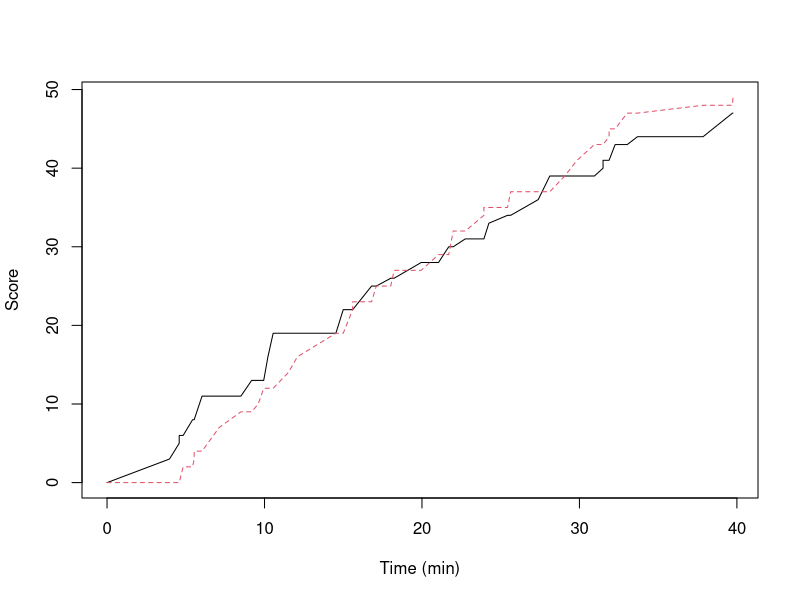

Write R code to recreate this figure.
#set working directory
setwd("~/Desktop/biocomputing/Biocomputing_Ex10/")

scores <- read.delim("UWvMSU_1-22-13.txt", header = TRUE)

#Question 1

UWTotal=0
MSUTotal=0

for(i in 1:nrow(scores)){
  if(scores$team[i]=="UW"){
    UWTotal<-UWTotal+scores$score[i]
  }else{
    MSUTotal<-MSUTotal+scores$score[i]
  }
}

#the above just sums the cumulative score of each team
#I need a data frame of the cumulative score of each team at each time point

UWscores <- c(scores$score[scores$team=="UW"])
MSUscores <- c(scores$score[scores$team=="MSU"])

cumulative_score <- matrix(NA, nrow = nrow(scores)+1, ncol = 3) 
cumulative_score[,1] = c(0, scores[,1])
cumulative_score[1,] <- 0
colnames(cumulative_score) = c("Time", "UW", "MSU")
for(i in 1:nrow(scores)){
  if(scores$team[i]=="UW"){
    cumulative_score[(i+1),2]=cumulative_score[i,2] + scores$score[i] 
      cumulative_score[(i+1),3]=cumulative_score[i,3]
   
  }else{
    cumulative_score[(i+1),3]=cumulative_score[i,3] + scores$score[i] 
    cumulative_score[(i+1),2]=cumulative_score[i,2]
  }
}

matplot(x = cumulative_score[,1], y = cumulative_score[,2:3], type = 'l', xlab = "Time (min)" , ylab = "Score")


